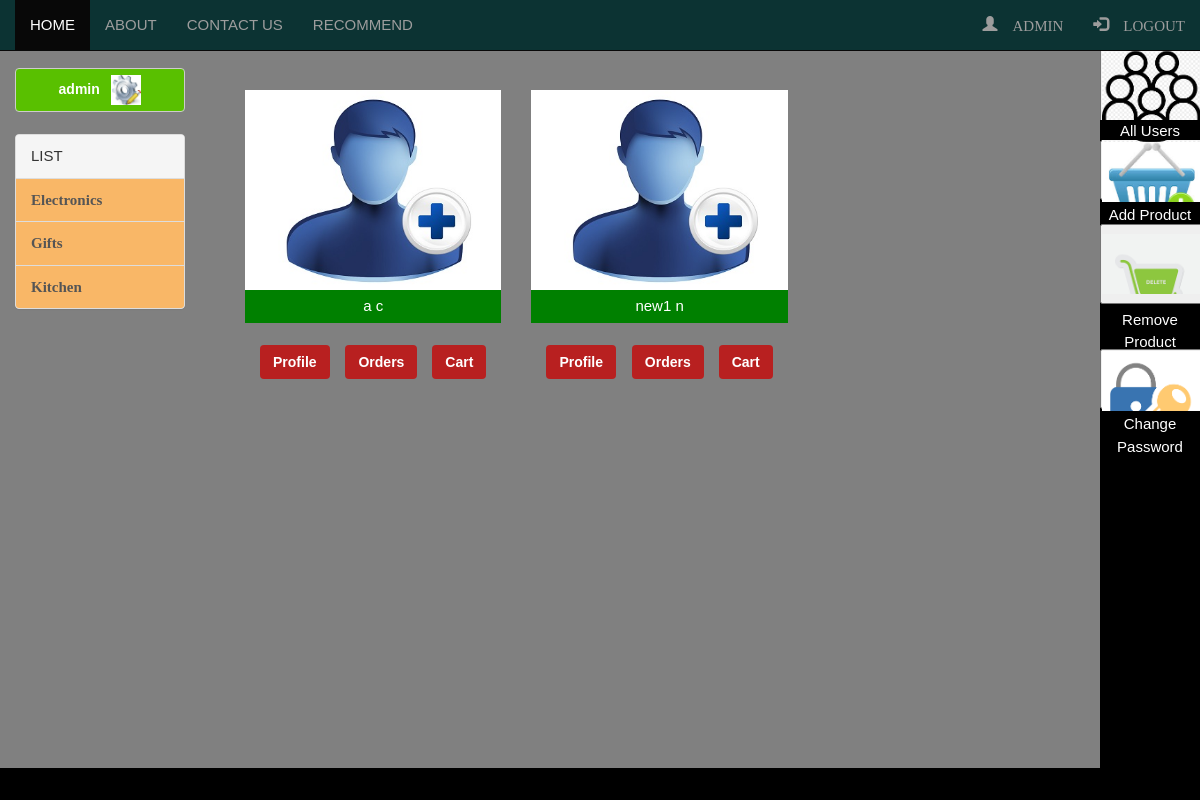
Screenshot of /allUsers.php (signed in) with the database file from the repository.
### tables this page shows
CREATE TABLE `user` (
  `id` int(30) NOT NULL,
  `uname` varchar(60) NOT NULL,
  `fname` varchar(60) NOT NULL,
  `lname` varchar(60) NOT NULL,
  `email` varchar(100) NOT NULL,
  `pass` varchar(60) NOT NULL,
  `image` varchar(100) DEFAULT 'images/users/3.jpg'
);

### allUsers.php (the view)
<?php
	include 'includes/header.php';
	include 'includes/left-bar.php';
	include 'config/database.php';
?>
	<div class="col-md-10" style="background:gray;min-height:570px;">
		<br/>
		<div class="col-md-11" style="background:gray;min-height:700px;">
		<br/>
		<?php
			$res=mysqli_query($link,"select * from user")or die(mysql_error());
			while($arr=mysqli_fetch_row($res))
			{
					echo "<div class='col-md-4 game'>";
					if($arr[6]!='')
						echo "<img src='$arr[6]'/>";
					else
						echo "<img src='images/icons/3.jpg'/>";
					echo "<div class='game-title' style='background:green;'>$arr[2] $arr[3]</div>";
						echo "<br/>";
						echo "<div class='col-md-4 game'>";
						echo "<form action='profile.php'>";
							echo "<button name='profile' value='$arr[0]' class='btn btn2' type='submit'>Profile</button>&nbsp;&nbsp;";
						echo "</form>";
						echo "</div>";
						echo "<div class='col-md-4 game'>";
						echo "<form action='orderHistory.php'>";
							echo "<button name='orders' value='$arr[0]' class='btn btn2' type='submit'>Orders</button>&nbsp;&nbsp;";
						echo "</form>";
						echo "</div>";
						echo "<div class='col-md-4 game'>";
						echo "<form action='cart.php'>";
							echo "<button name='cart' value='$arr[0]' class='btn btn2' type='submit' style='float:right;'>Cart</button>&nbsp;&nbsp;";
						echo "</form>";
						echo "</div>";
				echo "</div>";
			}
		?>
	</div>
	</div>
	<?php include 'includes/adminDashboardMenu.php';?>
<?php include 'includes/footer.php'?>

### css/style.css (style rules this page uses)
* { margin: 0; padding: 0; }
body { font-family: arial; font-size: 15px; color: white; line-height: 1.5em; background: #f4f4f4 }
.game { display:relative; }
.game-title { text-align: center; padding: 5px; background : #333; color: #fff; }
.game img { height:200px; width: 100%; }
.btn2 { background : #B82020; color : #ffffff; font-weight: bold; }

### rows the page displays
user: fname "a", lname "c", $arr[0] 1 (drawn)
user: fname "new1", lname "n", $arr[0] 2 (drawn)

### other values shown
$_SESSION['suname'] "admin"
